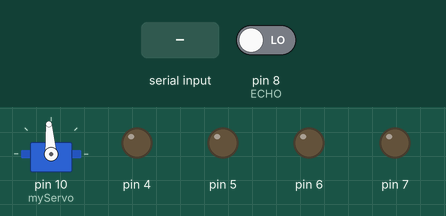
Simulated run of this sketch. Board: Arduino Uno, built with avr-gcc and run on an emulated ATmega328P. Parts: servo, output pins drawn as LEDs (lit = HIGH). The inputs (shaded band) are chosen by the test bench; at power-on: pin 8 (ECHO) LOW. Pins used as bus, display or sensor lines are not drawn.

Above: at 1.2 s.
1.3 s: "W" received over Serial
At 2.5 s:
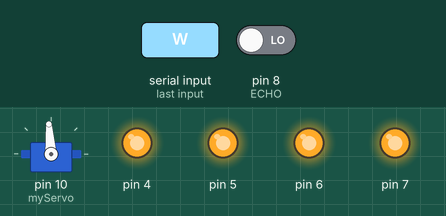
2.8 s: "S" received over Serial
At 4.5 s:
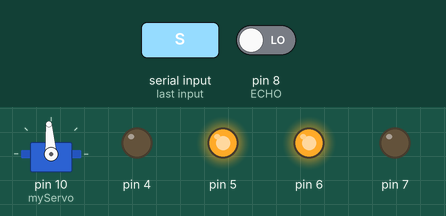
4.8 s: "A" received over Serial
At 5.8 s:
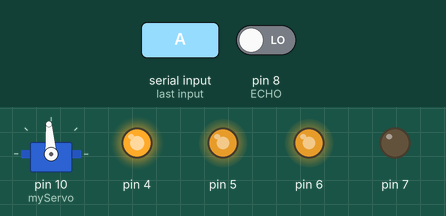
6.3 s: "D" received over Serial
At 6.9 s:
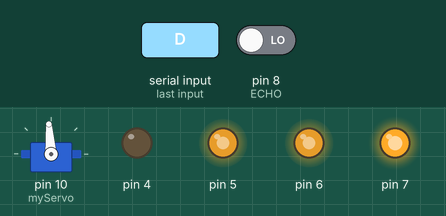
7.8 s: "p" received over Serial
At 9.0 s:
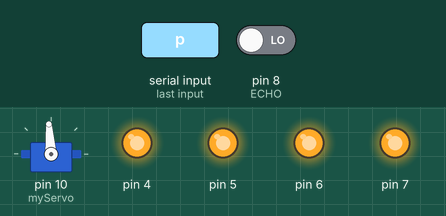
9.3 s: "x" received over Serial
At 10.8 s:
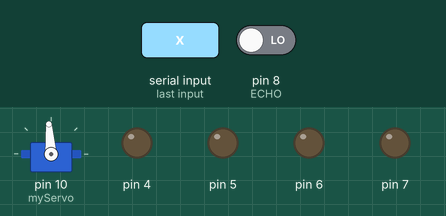
Timing chart, 0 to 12.3 s (numbered marks = the images above; inputs shaded):
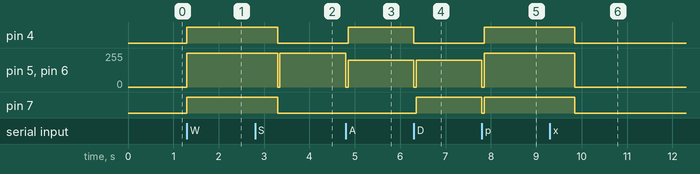

The sketch:

frank_v1.ino
```cpp
#include "UltrasonicSen01Handler.h"
#include "MovementHandler.h"

UltrasonicSensorHandler sonicHandler;
MovementHandler engineMovement(5, 4, 6, 7);

void setup() {
  Serial.begin(115200);
  sonicHandler.srv.myServo.attach(10);
  sonicHandler.srv.initialize();
  engineMovement.setSensorHandler(sonicHandler);
}

void loop() {
  if(Serial.available()) {
    char val = Serial.read();
    if (val != -1) {
      switch(val) {
        case 'W':
          engineMovement.advance(255);
          break;

        case 'S':
          engineMovement.backOff(255);
          break;

        case 'A':
          engineMovement.turnLeft(200);
          break;

        case 'D':
          engineMovement.turnRight(200);
          break;

        case 'z':
          Serial.println("Hello");
          break;

        case 'x':
          engineMovement.stop(true);
          break;

        case 'p':
          engineMovement.autonomous(255);
          break;
      }
    }
  }
  engineMovement.performRoutine();
}
```

Engine.h
```cpp
class Engine
{
  private:
    int speedPin;
    int directionPin;

  public:
    void initialize(int speedPin, int directionPin) {
      this->speedPin = speedPin;
      this->directionPin = directionPin;
      pinMode(this->speedPin, OUTPUT);
      pinMode(this->directionPin, OUTPUT);
      digitalWrite(this->speedPin, LOW);
    }

    void setSpeed(int speed) {
      analogWrite(this->speedPin, speed);
    }

    void advance(int speed) {
      analogWrite(this->speedPin, speed);
      digitalWrite(this->directionPin, HIGH);
    }

    void backOff(int speed) {
      analogWrite(this->speedPin, speed);
      digitalWrite(this->directionPin, LOW);
    }

    void stop() {
      analogWrite(this->speedPin, 0);
      digitalWrite(this->directionPin, LOW);
    }
};
```

MovementHandler.h
```cpp
#include "HardwareSerial.h"
#include "WString.h"
#include "Engine.h"

class MovementHandler
{
  private:
    Engine engineLeft;
    Engine engineRight;
    UltrasonicSensorHandler sensorHandler;
    bool autonom = false;
    bool rescueRun = false;

  public:
  enum EDrivingMode {
      IDLE,
      FORWARD,
      BACKWARD,
      TURNLEFT,
      TURNRIGHT
    };
    enum ECurveDirection {
      NONE,
      LEFT,
      RIGHT
    };
    const int maxCurveLevel = 5;
    const int curveLevelSpeedReduction = 45;
    int currentSpeed;
    int curveLevel = 0;
    EDrivingMode drivingMode;
    ECurveDirection curveDirection = NONE;

    MovementHandler(int speedPinEngine1, int direcionPinEngine1, int speedPinEngine2, int direcionPinEngine2)
    {
      this->engineLeft.initialize(speedPinEngine2, direcionPinEngine2);
      this->engineRight.initialize(speedPinEngine1, direcionPinEngine1);
      this->drivingMode = IDLE;
    }

    void advance(int speed)
    {
      if (this->drivingMode != IDLE && this->drivingMode != FORWARD) {
        this->stop();
        delay(50);
      }
      currentSpeed = speed;
      this->engineLeft.advance(speed);
      this->engineRight.advance(speed);
      this->drivingMode = FORWARD;
    }

    void backOff(int speed)
    {
      if (this->drivingMode != IDLE && this->drivingMode != BACKWARD) {
        this->stop();
        delay(50);
      }
      currentSpeed = speed;
      this->engineLeft.backOff(speed);
      this->engineRight.backOff(speed);
      this->drivingMode = BACKWARD;
    }

    void turnLeft(int speed)
    {
      if (this->drivingMode != IDLE && this->drivingMode != TURNLEFT) {
        this->stop();
        delay(50);
      }
      this->engineLeft.backOff(speed);
      this->engineRight.advance(speed);
      this->drivingMode = TURNLEFT;
    }

    void turnRight(int speed)
    {
      if (this->drivingMode != IDLE && this->drivingMode != TURNRIGHT) {
        this->stop();
        delay(50);
      }
      this->engineLeft.advance(speed);
      this->engineRight.backOff(speed);
      this->drivingMode = TURNRIGHT;
    }

    void setCurve(int level, String direction) {
      if (level < 0 || level > maxCurveLevel) return;
      if (drivingMode != FORWARD && drivingMode != BACKWARD) return;
      direction.toLowerCase();
      // Check for changed curve direction, in that case set both engines to current speed (end turn)
      if (curveDirection != NONE) {
        if ((curveDirection == LEFT && direction != "left") || (curveDirection == RIGHT && direction != "right")) {
          stopCurve();
        }
      }
      int desiredSpeed = currentSpeed - (curveLevelSpeedReduction * level);
      if (direction == "left") {
        if (drivingMode == FORWARD) engineLeft.setSpeed(desiredSpeed);
        else engineRight.setSpeed(desiredSpeed);
        curveDirection = LEFT;
      } else {
        if (drivingMode == FORWARD) engineRight.setSpeed(desiredSpeed);
        else engineLeft.setSpeed(desiredSpeed);
        curveDirection = RIGHT;
      }
      curveLevel = level;
    }

    void stopCurve() {
      engineLeft.setSpeed(currentSpeed);
      engineRight.setSpeed(currentSpeed);
      curveLevel = 0;
      curveDirection = NONE;
    }

    void stop(bool fullSystemHalt = false)
    {
      this->engineLeft.stop();
      this->engineRight.stop();
      this->drivingMode = IDLE;
      if (fullSystemHalt) this->autonom = false;
    }

    void checkObstacle()
    {
      String dir;
      int dist = sensorHandler.obstacleAhead(150);
      int distLeft;
      int distRight;
      if(dist <= 40 && this->autonom){
        Serial.println("kleiner 40?");
        Serial.println(dist);
        stopCurve();
        backOff(255);
        delay(500);
        stop();
        this->rescueRun = true;
        checkObstacle();
        return;
      }
      if (dist < 150) {
        if (this->autonom) {
          distLeft = this->sensorHandler.obstacleAhead(150, 50);
          if (distLeft > 150) {
            dir = "left";
            dist = distLeft;
          } else {
            distRight = this->sensorHandler.obstacleAhead(150, -50);
            if (distRight > 150 || distRight > (distLeft + 5)) {
              dir = "right";
              dist = distRight;
            } else {
              dir = "left";
              dist = distLeft;
            }
          }
          if (this->rescueRun) {
            advance(255);
            setCurve(5, dir);
            this->rescueRun = false;
          }
          else if (dist > 120) setCurve(1, dir);
          else if (dist > 105) setCurve(2, dir);
          else if (dist > 90) setCurve(3, dir);
          else if (dist > 80) setCurve(4, dir);
          else setCurve(5, dir);
          delay(100);
        } else if (dist < 50) stop();
      } else {
        if (this->autonom) {
          stopCurve();
        }
      }
    }

    void setSensorHandler(UltrasonicSensorHandler sensorHandler)
    {
      this->sensorHandler = sensorHandler;
    }

    void autonomous(int speed)
    {
      this->autonom = true;
      this->advance(255);
    }

    void performRoutine()
    {
      if(this->drivingMode == FORWARD || this->autonom){
        this->checkObstacle();
      }
    }
};
```

UltrasonicSen01Handler.h
```cpp
#include "HardwareSerial.h"
#include "Arduino.h"
#include "UltrasonicServo01Handler.h"

class UltrasonicSensorHandler {
  private:

    const static int ECHO = 8;
    const static int TRIG = 9;
    const static int verificationDegreeSteps = 25;

    void _initialize() {
      pinMode(TRIG, OUTPUT);
      digitalWrite(TRIG, HIGH);
      pinMode(ECHO, INPUT);
    }

    int calculateDistance(unsigned long lowLevelTime) {
      return lowLevelTime / 50;
    }

  public:
    UltraSonicServo01Handler srv;

    UltrasonicSensorHandler() {
      _initialize();
    }

    int readDistance(int dist) {
      digitalWrite(TRIG, LOW);
      digitalWrite(TRIG, HIGH);
      unsigned long timeout = dist * 51;
      unsigned long lowLevelTime = pulseIn(ECHO, LOW);
      if (lowLevelTime > 50000 || lowLevelTime == 0) return -1;
      return calculateDistance(lowLevelTime);
    }

    /* Checks for an obstacle directly ahead. Will perform 3 readings from different angles at most.
    * Returns value of 'dist' at the first reading whose distance is above 'dist', or the final reading
    .
    * 'dist' sets a timeout for each reading, so it will be the highest possbile distance to be returned (in cm).
    * 'degs' sets an offset for sensor position.
    */
    int obstacleAhead(int dist = 300, int degs = 0) {
      int res = obstacleFromRelativeDegrees(dist, degs);
      if (res == -1 || res >= dist) return dist;
      res = obstacleFromRelativeDegrees(dist, (verificationDegreeSteps + degs));
      if (res == -1 || res >= dist) return dist;
      res = obstacleFromRelativeDegrees(dist, (-verificationDegreeSteps + degs));
      if (res == -1 || res >= dist) return dist;
      return res;
    }

    int obstacleFromRelativeDegrees(int dist, int degs) {
      int expectedDelay = srv.setRelativeAngle(degs);
      if (expectedDelay > -1) {
        delay(expectedDelay);
        int res = readDistance(dist);
        return res;
      } else return -1;

    }
};
```

UltrasonicServo01Handler.h
```cpp
#include <math.h>
#include "HardwareSerial.h"
#include <Servo.h>

class UltraSonicServo01Handler {
  private:
    const static int baseAngle = 94;

  public:
    Servo myServo;
    int currentAngle;
    UltraSonicServo01Handler() {

    }

    void initialize(int initialAngle = baseAngle) {
      myServo.attach(10);
      myServo.write(30);
      initialSetup(initialAngle);
    }

    void initialSetup(int angle) {
      setAngle(angle);
    }

    void setStraight() {
      setAngle(baseAngle);
    }

    // Angle setting methods return expected turning time in milliseconds
    // or -1 if demanded angle cannot be set
    int addDegrees(int deg) {
      return setAngle(currentAngle + deg);
    }

    int setAngle(int angle) {
      if (angle > 180 || angle < 0) return -1;
      if (angle == currentAngle) return 0;
      myServo.write(angle);
      int diff = currentAngle - angle;
      currentAngle = angle;
      return trunc((abs(diff) / (double)60) * 100);
    }

    int setRelativeAngle(int deg) {
      return setAngle(baseAngle + deg);
    }
};
```

Measured:
- after the input at 1.3 s, pin 4, pin 7: LOW → HIGH at once; pin 5, pin 6: 0/255 → 255/255 at once
- after the input at 2.8 s, pin 4, pin 7: HIGH → LOW after 0.50 s; pin 5, pin 6: 255/255 → 0/255 after 0.50 s, → 255/255 0.05 s later
- after the input at 4.8 s, pin 4: LOW → HIGH after 0.05 s; pin 5, pin 6: 255/255 → 200/255 at once
- after the input at 6.3 s, pin 4: HIGH → LOW at once; pin 5, pin 6: 200/255 → 0/255 at once, → 200/255 0.05 s later; pin 7: LOW → HIGH after 0.05 s
- after the input at 7.8 s, pin 4: LOW → HIGH after 0.05 s; pin 5, pin 6: 200/255 → 255/255 at once; pin 7: HIGH → LOW at once, → HIGH 0.05 s later
- after the input at 9.3 s, pin 4, pin 7: HIGH → LOW after 0.55 s; pin 5, pin 6: 255/255 → 0/255 after 0.55 s
